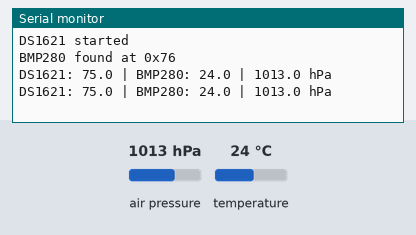
Recording of a sketch running on a simulated Arduino Uno, built with avr-gcc and run on an emulated ATmega328P. On the bench: the last lines printed to the serial monitor. Wiring (inferred from the names in the program): LM75 temperature sensor at I2C address 0x48. Inputs (shaded band) come from the test bench; at power-on: air pressure 1013 hPa, temperature 24 °C.

Above: at 1.3 s.
1.4 s: air pressure set to 952 hPa
At 2.7 s:
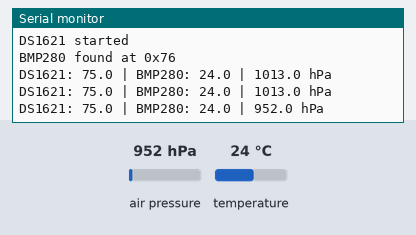
2.9 s: temperature set to 12 °C
At 3.6 s:
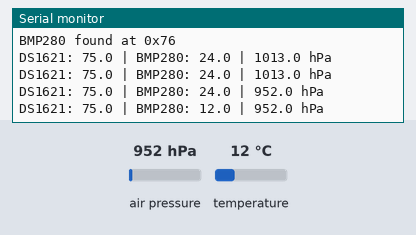
4.4 s: air pressure set to 975 hPa
At 4.4 s:
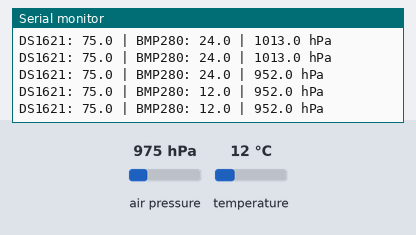
Timing chart, 0 to 7.4 s (numbered marks = the images above; inputs shaded):
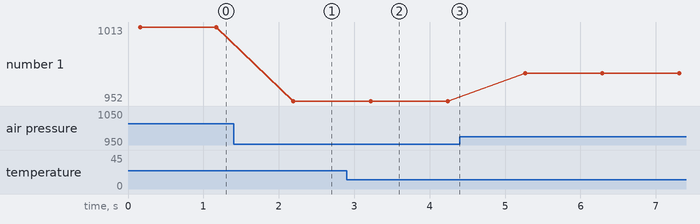

The sketch:

TEST4.ino
```cpp
#include <Wire.h>
#include <Adafruit_BMP280.h>
#include <SoftwareSerial.h>

#define DS1621_ADDR 0x48

SoftwareSerial link(10, 11);  // RX, TX
Adafruit_BMP280 bmp;
bool bmpOK = false;

void setup() {
  Serial.begin(9600);
  link.begin(9600);
  Wire.begin();
  Wire.setWireTimeout(3000, true);
  delay(100);

  Wire.beginTransmission(DS1621_ADDR);
  Wire.write(0xAC);
  Wire.write(0x00);
  Wire.endTransmission();
  delay(20);
  Wire.beginTransmission(DS1621_ADDR);
  Wire.write(0xEE);
  Wire.endTransmission();
  Serial.println("DS1621 started");

  if (bmp.begin(0x76)) {
    Serial.println("BMP280 found at 0x76");
    bmpOK = true;
  } else if (bmp.begin(0x77)) {
    Serial.println("BMP280 found at 0x77");
    bmpOK = true;
  } else {
    Serial.println("BMP280 NOT found");
  }
}

float readDS1621() {
  Wire.beginTransmission(DS1621_ADDR);
  Wire.write(0xAA);
  if (Wire.endTransmission() != 0) return NAN;
  Wire.requestFrom(DS1621_ADDR, 2);
  if (Wire.available() < 2) return NAN;
  int8_t msb = Wire.read();
  uint8_t lsb = Wire.read();
  return msb + ((lsb & 0x80) ? 0.5 : 0.0);
}

void sendField(float v, bool last) {
  if (isnan(v)) link.print("ERR");
  else link.print(v, 1);
  link.print(last ? '\n' : ',');
}

void loop() {
  float tDS = readDS1621();
  float tBMP = NAN, press = NAN;
  if (bmpOK) {
    tBMP = bmp.readTemperature();
    press = bmp.readPressure() / 100.0;
  }

  // Trame envoyee a l'esclave : D,tempDS,tempBMP,pression\n
  link.print("D,");
  sendField(tDS, false);
  sendField(tBMP, false);
  sendField(press, true);

  // Debug USB
  Serial.print("DS1621: "); Serial.print(tDS, 1);
  Serial.print(" | BMP280: "); Serial.print(tBMP, 1);
  Serial.print(" | "); Serial.print(press, 1); Serial.println(" hPa");

  if (Wire.getWireTimeoutFlag()) {
    Serial.println("I2C timeout, bus reset");
    Wire.clearWireTimeoutFlag();
  }

  delay(1000);
}
```

Measured:
- after the input at 1.4 s, the serial monitor: prints a new line after 0.79 s (image 1)
- after the input at 2.9 s, the serial monitor: prints a new line after 0.32 s (image 2)
- plotted number 1: 1013 → 952 after the input at 1.4 s, 952 → 975 after the input at 4.4 s
